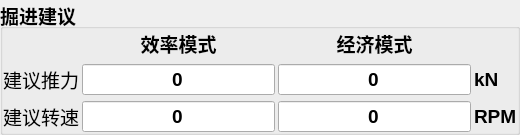
        <widget class="QGroupBox" name="suggestion_GroupBox">
         <property name="font">
          <font>
           <family>Microsoft YaHei UI</family>
           <pointsize>14</pointsize>
           <weight>75</weight>
           <bold>true</bold>
          </font>
         </property>
         <property name="title">
          <string>掘进建议</string>
         </property>
         <layout class="QVBoxLayout" name="verticalLayout_8">
          <property name="spacing">
           <number>3</number>
          </property>
          <property name="leftMargin">
           <number>0</number>
          </property>
          <property name="topMargin">
           <number>0</number>
          </property>
          <property name="rightMargin">
           <number>0</number>
          </property>
          <property name="bottomMargin">
           <number>0</number>
          </property>
          <item>
           <layout class="QGridLayout" name="suggestParameter_GridLayout" rowstretch="0,1,1" columnstretch="0,0,0,0">
            <property name="bottomMargin">
             <number>0</number>
            </property>
            <property name="verticalSpacing">
             <number>6</number>
            </property>
            <item row="1" column="1">
             <widget class="QLineEdit" name="suggest_f_PerfMode_LineEdit">
              <property name="font">
               <font>
                <family>Microsoft YaHei UI</family>
                <pointsize>14</pointsize>
                <weight>75</weight>
                <bold>true</bold>
               </font>
              </property>
              <property name="text">
               <string>0</string>
              </property>
              <property name="alignment">
               <set>Qt::AlignCenter</set>
              </property>
              <property name="readOnly">
               <bool>true</bool>
              </property>
             </widget>
            </item>
            <item row="2" column="1">
             <widget class="QLineEdit" name="suggest_vr_PerfMode_LineEdit">
              <property name="font">
               <font>
                <family>Microsoft YaHei UI</family>
                <pointsize>14</pointsize>
                <weight>75</weight>
                <bold>true</bold>
               </font>
              </property>
              <property name="text">
               <string>0</string>
              </property>
              <property name="alignment">
               <set>Qt::AlignCenter</set>
              </property>
              <property name="readOnly">
               <bool>true</bool>
              </property>
             </widget>
            </item>
            <item row="1" column="0">
             <widget class="QLabel" name="label_22">
              <property name="font">
               <font>
                <family>Microsoft YaHei UI</family>
                <pointsize>14</pointsize>
                <weight>50</weight>
                <bold>false</bold>
               </font>
              </property>
              <property name="text">
               <string>建议推力</string>
              </property>
             </widget>
            </item>
            <item row="1" column="2">
             <widget class="QLineEdit" name="suggest_f_EcoMode_LineEdit">
              <property name="font">
               <font>
                <family>Microsoft YaHei UI</family>
                <pointsize>14</pointsize>
                <weight>75</weight>
                <bold>true</bold>
               </font>
              </property>
              <property name="text">
               <string>0</string>
              </property>
              <property name="alignment">
               <set>Qt::AlignCenter</set>
              </property>
              <property name="readOnly">
               <bool>true</bool>
              </property>
             </widget>
            </item>
            <item row="0" column="2">
             <widget class="QLabel" name="label_92">
              <property name="font">
               <font>
                <family>Microsoft YaHei UI</family>
                <pointsize>14</pointsize>
                <weight>75</weight>
                <bold>true</bold>
               </font>
              </property>
              <property name="text">
               <string>经济模式</string>
              </property>
              <property name="alignment">
               <set>Qt::AlignCenter</set>
              </property>
             </widget>
            </item>
            <item row="1" column="3">
             <widget class="QLabel" name="label_93">
              <property name="font">
               <font>
                <family>Microsoft YaHei UI</family>
                <pointsize>14</pointsize>
                <weight>75</weight>
                <bold>true</bold>
               </font>
              </property>
              <property name="text">
               <string>kN</string>
              </property>
             </widget>
            </item>
            <item row="2" column="0">
             <widget class="QLabel" name="label_23">
              <property name="font">
               <font>
                <family>Microsoft YaHei UI</family>
                <pointsize>14</pointsize>
                <weight>50</weight>
                <bold>false</bold>
               </font>
              </property>
              <property name="text">
               <string>建议转速</string>
              </property>
             </widget>
            </item>
            <item row="2" column="2">
             <widget class="QLineEdit" name="suggest_vr_EcoMode_LineEdit">
              <property name="font">
               <font>
                <family>Microsoft YaHei UI</family>
                <pointsize>14</pointsize>
                <weight>75</weight>
                <bold>true</bold>
               </font>
              </property>
              <property name="text">
               <string>0</string>
              </property>
              <property name="alignment">
               <set>Qt::AlignCenter</set>
              </property>
              <property name="readOnly">
               <bool>true</bool>
              </property>
             </widget>
            </item>
            <item row="0" column="1">
             <widget class="QLabel" name="label_90">
              <property name="font">
               <font>
                <family>Microsoft YaHei UI</family>
                <pointsize>14</pointsize>
                <weight>75</weight>
                <bold>true</bold>
               </font>
              </property>
              <property name="text">
               <string>效率模式</string>
              </property>
              <property name="alignment">
               <set>Qt::AlignCenter</set>
              </property>
             </widget>
            </item>
            <item row="2" column="3">
             <widget class="QLabel" name="label_94">
              <property name="font">
               <font>
                <family>Microsoft YaHei UI</family>
                <pointsize>14</pointsize>
                <weight>75</weight>
                <bold>true</bold>
               </font>
              </property>
              <property name="text">
               <string>RPM</string>
              </property>
             </widget>
            </item>
           </layout>
          </item>
         </layout>
        </widget>
